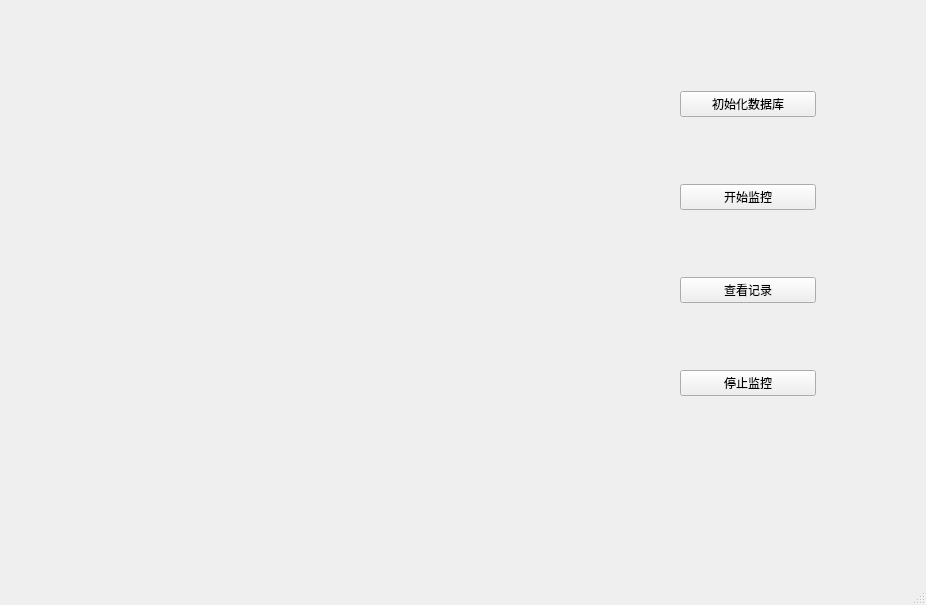
<?xml version="1.0" encoding="UTF-8"?>
<ui version="4.0">
 <class>MainWindow</class>
 <widget class="QMainWindow" name="MainWindow">
  <property name="geometry">
   <rect>
    <x>0</x>
    <y>0</y>
    <width>926</width>
    <height>605</height>
   </rect>
  </property>
  <property name="windowTitle">
   <string>MainWindow</string>
  </property>
  <widget class="QWidget" name="centralwidget">
   <widget class="QWidget" name="verticalLayoutWidget">
    <property name="geometry">
     <rect>
      <x>680</x>
      <y>30</y>
      <width>136</width>
      <height>431</height>
     </rect>
    </property>
    <layout class="QVBoxLayout" name="verticalLayout">
     <item>
      <widget class="QPushButton" name="init_people_info">
       <property name="text">
        <string>初始化数据库</string>
       </property>
      </widget>
     </item>
     <item>
      <widget class="QPushButton" name="start_monitor">
       <property name="text">
        <string>开始监控</string>
       </property>
      </widget>
     </item>
     <item>
      <widget class="QPushButton" name="see_info">
       <property name="text">
        <string>查看记录</string>
       </property>
      </widget>
     </item>
     <item>
      <widget class="QPushButton" name="stop_monitor">
       <property name="text">
        <string>停止监控</string>
       </property>
      </widget>
     </item>
    </layout>
   </widget>
   <widget class="QLabel" name="label">
    <property name="geometry">
     <rect>
      <x>70</x>
      <y>60</y>
      <width>561</width>
      <height>401</height>
     </rect>
    </property>
    <property name="text">
     <string/>
    </property>
   </widget>
  </widget>
  <widget class="QMenuBar" name="menubar">
   <property name="geometry">
    <rect>
     <x>0</x>
     <y>0</y>
     <width>926</width>
     <height>34</height>
    </rect>
   </property>
  </widget>
  <widget class="QStatusBar" name="statusbar"/>
 </widget>
 <resources/>
 <connections/>
</ui>
